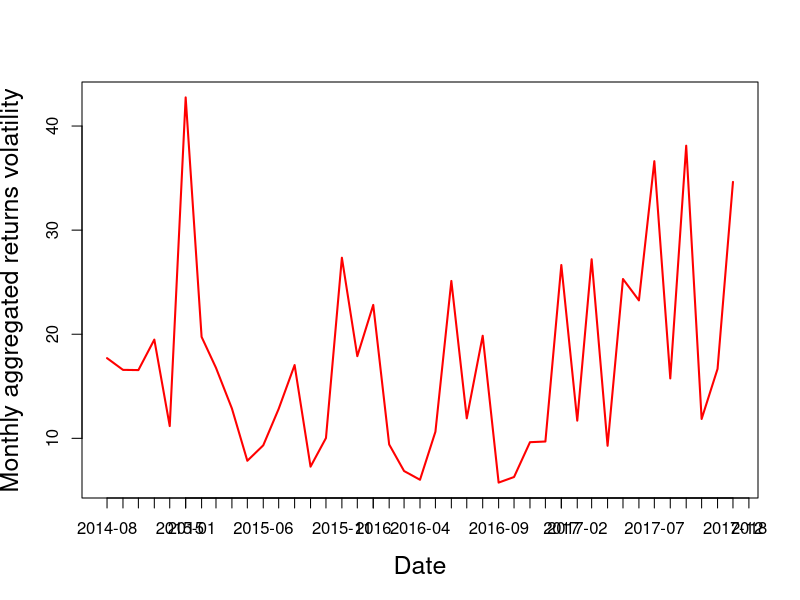

Source code (R):
# 1. plot of CRIX

require(jsonlite)
require(zoo)
crix <- read.csv("crixdata.csv", header=TRUE, sep=";")
crix$date = as.Date(crix$date)

returns= data.frame(date = as.yearmon(crix$date[-1], "%y-%m"), returns = diff(log(crix$price)))
agg.month= aggregate(returns ~ date, returns, sd)
agg.days = aggregate(returns ~ date, returns, length)
agg.month$days=agg.days$returns
agg.month$date=as.Date(agg.month$date)
colnames(agg.month)=c("date", "month.std", "days")
agg.month$monthlyvola=sqrt(agg.month$days)*agg.month$month.std*100

plot(agg.month$date, agg.month$monthlyvola, type = "l", col = "red",lwd = 2, xlab = "Date",
     ylab = "Monthly aggregated returns volatility", cex.lab = 1.5)
axis(1,at=agg.month$date,labels=format(agg.month$date,"%Y-%m"),las=1)

